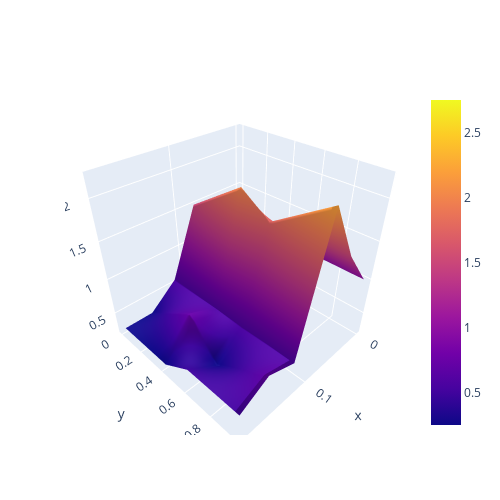

Here is the notebook cell this chart was saved with:
### Code cell
import plotly.graph_objects as go
import pandas as pd
import numpy as np
# Read data from a csv
z_data = df
z = z_data.values
sh_0, sh_1 = z.shape
x, y = np.linspace(0, 1, sh_0), np.linspace(0, 1, sh_1)
fig = go.Figure(data=[go.Surface(z=z, x=x, y=y)])
fig.update_layout(autosize=False,
                  width=500, height=500,
                  margin=dict(l=65, r=50, b=65, t=90))
fig.show()

### Figure 1 — Plotly figure (JSON) as saved in the notebook; plotly's stock layout.template omitted (floating-point values rounded to 4 significant figures; data arrays with more than 128 entries replaced by an {"elided": "..."} marker saying what was removed)
{"data": [{"type": "surface", "x": [0, 0.03846, 0.07692, 0.1154, 0.1538, 0.1923, 0.2308, 0.2692, 0.3077, 0.3462, 0.3846, 0.4231, 0.4615, 0.5, 0.5385, 0.5769, 0.6154, 0.6538, 0.6923, 0.7308, 0.7692, 0.8077, 0.8462, 0.8846, 0.9231, 0.9615, 1], "y": [0, 0.2, 0.4, 0.6, 0.8, 1], "z": {"elided": "27x6 float values"}}], "layout": {"autosize": false, "height": 500, "margin": {"b": 65, "l": 65, "r": 50, "t": 90}, "width": 500}}
